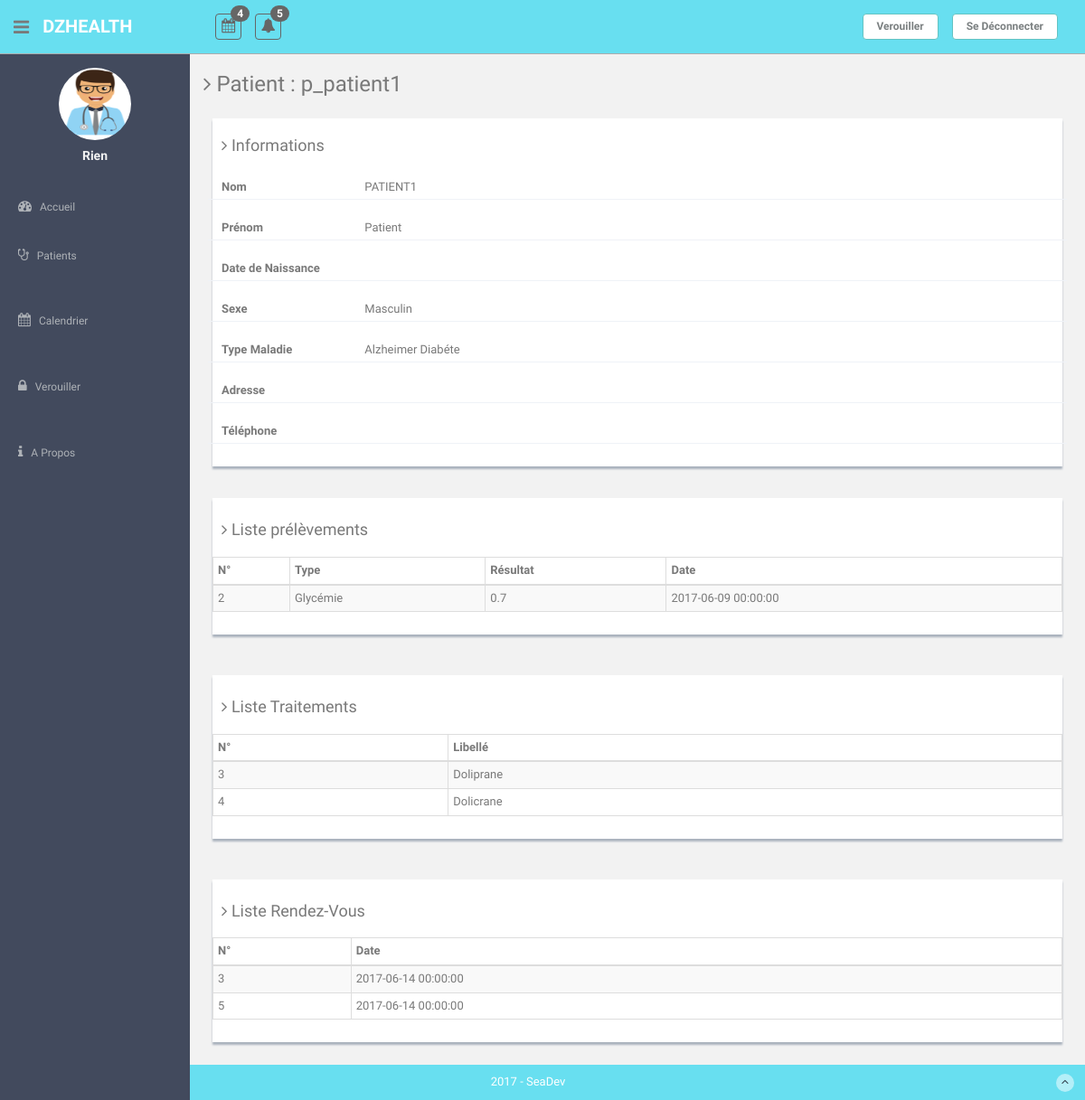
Page /DZHealth_Code/DZHealth_Code/patient.php?id=p_patient1 on the committed database.
### tables this page shows
CREATE TABLE `patient` (
  `idpatient` varchar(20) NOT NULL,
  `passwd` varchar(15) NOT NULL,
  `nom` varchar(25) NOT NULL,
  `prenom` varchar(25) NOT NULL,
  `datenaiss` date DEFAULT NULL,
  `sexe` char(1) DEFAULT NULL,
  `adresse` varchar(35) DEFAULT NULL,
  `tel` varchar(15) DEFAULT NULL,
  `type` varchar(3) DEFAULT NULL,
  `idmedecin` varchar(20) DEFAULT NULL
);

CREATE TABLE `prelevement` (
  `idprelevement` int(11) NOT NULL,
  `idpatient` varchar(20) NOT NULL,
  `resultat` double DEFAULT NULL,
  `type` char(1) DEFAULT NULL,
  `date` datetime NOT NULL
);

CREATE TABLE `traitement` (
  `idtraitement` int(11) NOT NULL,
  `idpatient` varchar(20) NOT NULL,
  `libelle` varchar(35) DEFAULT NULL
);

CREATE TABLE `rdv` (
  `idrdv` int(11) NOT NULL,
  `idpatient` varchar(20) NOT NULL,
  `dateRDV` datetime NOT NULL
);

### DZHealth_Code/DZHealth_Code/patient.php (the view, shortened to what this page needs)
<!DOCTYPE html>
<html lang="en">
  <head>
    <link href="assets/css/bootstrap.css" rel="stylesheet">
    <link href="assets/font-awesome/css/font-awesome.css" rel="stylesheet" />
    <link href="assets/css/style.css" rel="stylesheet">
    <link href="assets/css/style-responsive.css" rel="stylesheet">
  </head>
  <body>
  <section id="container" >
      <header class="header black-bg">
              <div class="sidebar-toggle-box">
                  <div class="fa fa-bars tooltips" data-placement="right" data-original-title="Toggle Navigation"></div>
              </div>
            <a href="index.php" class="logo"><b>DZHealth</b></a>
            <div class="nav notify-row" id="top_menu">
                <ul class="nav top-menu">
                    <li class="dropdown">
                        <a data-toggle="dropdown" class="dropdown-toggle" href="index.php#">
                            <i class="fa fa-calendar"></i>
                            <span class="badge bg-theme">4</span>
                        </a>
                    </li>
                    <li id="header_inbox_bar" class="dropdown">
                        <a data-toggle="dropdown" class="dropdown-toggle" href="index.php#">
                            <i class="fa fa-bell"></i>
                            <span class="badge bg-theme">5</span>
                        </a>
                    </li>
                </ul>
            </div>
            <div class="top-menu">
              <ul class="nav pull-right top-menu">
                    <li><a class="logout" href="login.php">Se Déconnecter</a></li>
              </ul>
            </div>
            <div class="top-menu">
              <ul class="nav pull-right top-menu">
                    <li><a class="logout" href="lock_screen.php">Verouiller</a></li>
              </ul>
            </div>
        </header>
      <aside>
          <div id="sidebar"  class="nav-collapse ">
              <ul class="sidebar-menu" id="nav-accordion">
                  <p class="centered"><a href="#"><img src="assets/img/ui-med.png" class="img-circle" width="80" height="80"></a></p>
                  <h5 class="centered">
                    <?php
                      if ($_SESSION['prenom']!='' and $_SESSION['nom']!='') echo $_SESSION['prenom'].' '.$_SESSION['nom'];
                      else echo 'Rien';
                    ?>
                  </h5>
                  <li class="mt">
                      <a  href="index.php">
                          <i class="fa fa-dashboard"></i>
                          <span>Accueil</span>
                      </a>
                  </li>
                  <li class="sub-menu">
                      <a href="javascript:;" >
                          <i class=" fa fa-stethoscope"></i>
                          <span>Patients</span>
                      </a>
                  </li>
                  <li class="mt">
                      <a  href="calendar.php">
                          <i class="fa fa-calendar"></i>
                          <span>Calendrier</span>
                      </a>
                  </li>
                  <li class="mt">
                      <a  href="lock_screen.php">
                          <i class="fa fa-lock"></i>
                          <span>Verouiller</span>
                      </a>
                  </li>
                  <li class="mt">
                      <a  href="apropos.php">
                          <i class="fa fa-info"></i>
                          <span>A Propos</span>
                      </a>
                  </li>
              </ul>
          </div>
      </aside>
      <section id="main-content">
          <section class="wrapper site-min-height">
          	<h3 class="mb"><i class="fa fa-angle-right"></i> Patient : <?php echo $_GET['id']; ?> </h3>
            <?php
              try
              {
                $bdd = new PDO('mysql:host=localhost;dbname=dzhealth', 'root', '');
              }
              catch (Exception $e)
              {
                die('Erreur : ' . $e->getMessage());
              }
              $idpatient=$_GET['id'];
              $req= $bdd->prepare('Select nom,prenom,datenaiss,sexe,adresse,tel,type from patient where idpatient = ?');
              $req->execute(array($idpatient));
              if(!$data = $req->fetch()) echo 'Erreur! ';
              else{
                $nom=$data['nom']; $prenom=$data['prenom']; $datenaiss=$data['datenaiss']; $adresse=$data['adresse']; $tel=$data['tel'];
                $sexe=$data['sexe']; $type=$data['type'];
                $A=false; $D=false; $G=false;
                for ($i=0; $i<strlen($type); $i++) {
                  $typei = substr($type,$i,1);
                  if ($typei == 'A') $A=true;
                  else if($typei == 'D') $D=true;
                  else $G=true;
                }
              }
            ?>
          	<div class="row mt">
              <div class="col-lg-12">
                <div class="form-panel form-patient">
                <h4 class="mb">
                          <i class="fa fa-angle-right"></i>
                          Informations
                      </h4>
                <form class="form-horizontal style-form " method="post" action="patient.php">
                  <div class="form-group-patient form-group ">
                    <label class="label-bold col-sm-2 col-sm-2 control-label">Nom</label>
                    <div class="col-sm-10">
                        <p class="form-control-static"> <?php echo $nom; ?> </p>
                    </div>
                  </div>
                  <div class="form-group-patient form-group ">
                    <label class="label-bold col-sm-2 col-sm-2 control-label">Prénom</label>
                    <div class="col-sm-10">
                        <p class="form-control-static"> <?php echo $prenom; ?> </p>
                    </div>
                  </div>
                  <div class="form-group-patient form-group ">
                    <label class="label-bold col-sm-2 col-sm-2 control-label label-patient">Date de Naissance</label>
                    <div class="col-sm-10">
                        <p class="form-control-static"> <?php echo $datenaiss; ?> </p>
                    </div>
                  </div>
                  <div class="form-group-patient form-group ">
                    <label class="label-bold col-sm-2 col-sm-2 control-label">Sexe</label>
                    <div class="col-sm-10">
                        <p class="form-control-static">
                          <?php
                            if($sexe == 'F') echo 'Feminin';
                            else if ($sexe == 'M') echo 'Masculin';
                            else echo '--';
                           ?>
                        </p>
                    </div>
                  </div>
                  <div class="form-group-patient form-group ">
                    <label class="label-bold  col-sm-2 col-sm-2 control-label">Type Maladie</label>
                    <div class="col-sm-10">
                        <p class="form-control-static">
                          <?php
                              if ($A) echo 'Alzheimer ';
                              if($D) echo 'Diabéte ';
                          ?>
                        </p>
                    </div>
                  </div>
                  <div class="form-group-patient form-group ">
                    <label class="label-bold col-sm-2 col-sm-2 control-label">Adresse</label>
                    <div class="col-sm-10">
                        <p class="form-control-static"> <?php echo $adresse; ?> </p>
                    </div>
                  </div>
                  <div class="form-group-patient form-group ">
                    <label class="label-bold col-sm-2 col-sm-2 control-label ">Téléphone</label>
                    <div class="col-sm-10">
                        <p class="form-control-static"> <?php echo $tel; ?> </p>
                    </div>
                  </div>
                  </div>
            		</div>
          	  </div>
            <?php
             if(!$A or $D or $G){
            ?>
            <div class="row mt">
            <div class="col-lg-12">
                      <div class="content-panel-patient content-panel ">
                        <section id="unseen">
                          <h4 class="mb">
                            <i class="fa fa-angle-right"></i>
                            Liste prélèvements
                          </h4>
                          <?php
                                try
                                {
                                  $bdd = new PDO('mysql:host=localhost;dbname=dzhealth', 'root', '');
                                }
                                catch (Exception $e)
                                {
                                  die('Erreur : ' . $e->getMessage());
                                }
                                $req= $bdd->prepare('Select * from prelevement where idpatient = ?');
                                $req->execute(array($idpatient));
                                if(!$data = $req->fetch()) { ?> <p class="space">   Aucun Prélèvement! </p>
                                 <?php
                                  }
                                  else
                                  {
                                    ?>
                                <table class="table table-bordered table-striped table-condensed">
                                  <thead>
                                  <tr>
                                      <th>N°</th>
                                      <th>Type</th>
                                      <th>Résultat</th>
                                      <th>Date</th>
                                  </tr>
                                  </thead>
                                  <tbody>
                                  <?php
                                  do{
                            ?>
                            <tr>
                                <td> <?php echo $data['idprelevement'] ?>   </td>
                                <td>
                                  <?php
                                    $typeprelev = $data['type'] ;
                                    if ($typeprelev == 'G') echo 'Glycémie';
                                    else if ($typeprelev == 'T') echo 'Tension Artérielle';
                                    else if ($typeprelev == 'P') echo 'Poids';
                                    else echo $typeprelev;
                                  ?>
                                </td>
                                <td> <?php echo $data['resultat'] ?>        </td>
                                <td> <?php echo $data['date'] ?>            </td>
                            </tr>
                            <?php
                                  }while ($data = $req->fetch());
                                }
                            ?>
                            </tbody>
                          </table>
                        </section>
                      </div>
            </div>
            </div>
            <?php } ?>
            <div class="row mt">
            <div class="col-lg-12">
              <div class="content-panel-patient content-panel ">
                <section id="unseen">
                  <h4 class="mb">
                    <i class="fa fa-angle-right"></i>
                    Liste Traitements
                  </h4>
                  <?php
                    $req= $bdd->prepare('Select * from traitement where idpatient = ?');
                    $req->execute(array($idpatient));
                    if(!$data = $req->fetch()) { ?> <p class="space">   Aucun traitement! </p>
                    <?php
                    }
                    else
                    {
                      ?>
                  <table class="table table-bordered table-striped table-condensed">
                    <thead>
                    <tr>
                        <th>N°</th>
                        <th>Libellé</th>
                    </tr>
                    </thead>
                    <tbody>
                      <?php
                      do{
                  ?>
                    <tr>
                        <td> <?php echo $data['idtraitement'] ?>   </td>
                        <td> <?php echo $data['libelle'] ?>            </td>
                    </tr>
                    <?php
                          }while ($data = $req->fetch());
                        }
                    ?>
                    </tbody>
                  </table>
                </section>
              </div>
            </div>
            </div>
            <div class="row mt">
            <div class="col-lg-12">
              <div class="content-panel-patient content-panel ">
                <section id="unseen">
                  <h4 class="mb">
                    <i class="fa fa-angle-right"></i>
                    Liste Rendez-Vous
                  </h4>
                  <?php
                    $req= $bdd->prepare('Select * from rdv where idpatient = ?');
                    $req->execute(array($idpatient));
                    if(!$data = $req->fetch()) { ?> <p class="space">   Aucun Rendez-vous! </p>
                    <?php
                    }
                    else
                    {
                      ?>
                  <table class="table table-bordered table-striped table-condensed">
                    <thead>
                    <tr>
                        <th>N°</th>
                        <th>Date</th>
                    </tr>
                    </thead>
                    <tbody>
                      <?php
                      do{
                  ?>
                    <tr>
                        <td> <?php echo $data['idrdv'] ?>   </td>
                        <td> <?php echo $data['dateRDV'] ?>            </td>
                    </tr>
                    <?php
                          }while ($data = $req->fetch());
                        }
                    ?>
                    </tbody>
                  </table>
                </section>
              </div>
            </div>
            </div>
		</section><! --/wrapper -->
      </section>
      <footer class="site-footer">
          <div class="text-center">
              2017 - SeaDev
              <a href="#" class="go-top">
                  <i class="fa fa-angle-up"></i>
              </a>
          </div>
      </footer>
  </section>
  </body>
</html>

### rows in the picture
patient: nom "PATIENT1", prenom "Patient"
prelevement: idprelevement "2", type "Glycémie", resultat "0.7", date "2017-06-09 00:00:00"
traitement: idtraitement "3", libelle "Doliprane"
traitement: idtraitement "4", libelle "Dolicrane"
rdv: idrdv "3", dateRDV "2017-06-14 00:00:00"
rdv: idrdv "5", dateRDV "2017-06-14 00:00:00"

### other values in the picture
$_GET['id'] "p_patient1"
